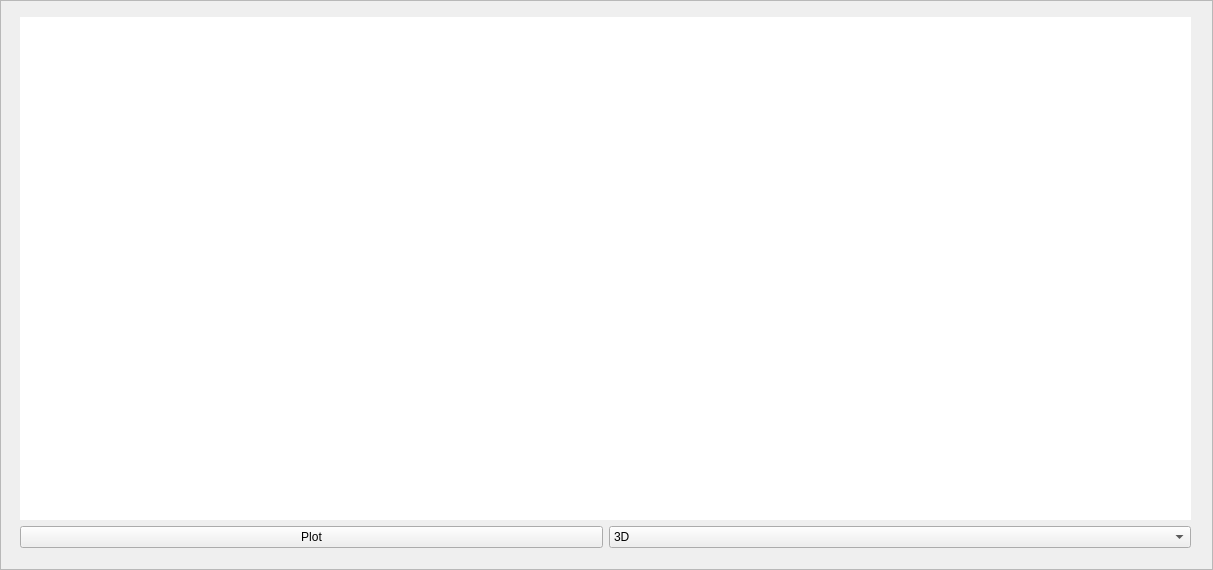
<?xml version="1.0" encoding="UTF-8"?>
<ui version="4.0">
 <class>PlotPolarization</class>
 <widget class="QFrame" name="PlotPolarization">
  <property name="geometry">
   <rect>
    <x>0</x>
    <y>0</y>
    <width>1213</width>
    <height>570</height>
   </rect>
  </property>
  <property name="windowTitle">
   <string>Frame</string>
  </property>
  <property name="frameShape">
   <enum>QFrame::StyledPanel</enum>
  </property>
  <property name="frameShadow">
   <enum>QFrame::Raised</enum>
  </property>
  <widget class="QWidget" name="">
   <property name="geometry">
    <rect>
     <x>20</x>
     <y>17</y>
     <width>1171</width>
     <height>531</height>
    </rect>
   </property>
   <layout class="QGridLayout" name="gridLayout">
    <item row="0" column="0" colspan="2">
     <widget class="QWidget" name="plotMatWidget_polarization" native="true">
      <property name="sizePolicy">
       <sizepolicy hsizetype="Expanding" vsizetype="Preferred">
        <horstretch>0</horstretch>
        <verstretch>0</verstretch>
       </sizepolicy>
      </property>
      <property name="styleSheet">
       <string notr="true">background-color: rgb(255, 255, 255);</string>
      </property>
     </widget>
    </item>
    <item row="1" column="0">
     <widget class="QPushButton" name="plotBtn">
      <property name="text">
       <string>Plot</string>
      </property>
     </widget>
    </item>
    <item row="1" column="1">
     <widget class="QComboBox" name="projSB">
      <item>
       <property name="text">
        <string>3D</string>
       </property>
      </item>
      <item>
       <property name="text">
        <string>R-Z</string>
       </property>
      </item>
      <item>
       <property name="text">
        <string>T-Z</string>
       </property>
      </item>
      <item>
       <property name="text">
        <string>R-T</string>
       </property>
      </item>
     </widget>
    </item>
   </layout>
  </widget>
 </widget>
 <resources/>
 <connections/>
</ui>
